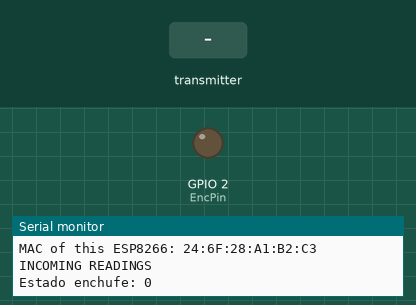
Recording of a sketch running on a simulated ESP8266 (NodeMCU). Parts: output pins drawn as LEDs (lit = HIGH), the last lines printed to the serial monitor. Inputs (shaded band) come from the test bench. A WiFi scan finds three made-up networks.

Above: at 3.2 s.
3.3 s: the transmitter starts sending incomingEnc = 0
At 4.8 s:
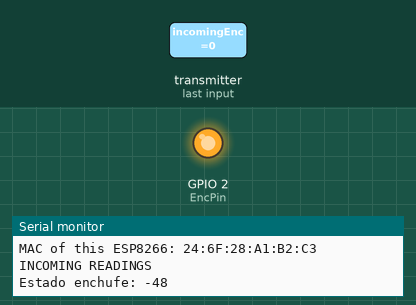
Timing chart, 0 to 6.3 s (numbered marks = the images above; inputs shaded):
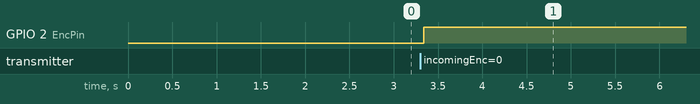

Measured:
- after the input at 3.3 s, GPIO 2 (EncPin): LOW → HIGH at once

The sketch:

Enc_WiFi.ino
```cpp
#include <ESP8266WiFi.h>
#include <espnow.h>
#include <Adafruit_Sensor.h>
#include <ESPAsyncTCP.h>
#include <ESPAsyncWebServer.h>
#include <FS.h>

uint8_t broadcastAddress[] = {0x3C, 0x71, 0xBF, 0x2E, 0x39, 0xF9};
int Enc = 0;
int incomingEnc = 0;
const long interval = 100;
unsigned long previousMillis = 0;
String success;
const uint8_t EncPin = 2;
const char* ssid = "SoyMateo";

void setup() {
  pinMode(EncPin, OUTPUT);
  Serial.begin(9600);
  WiFi.mode(WIFI_STA);
  int32_t channel = getWiFiChannel(ssid);
  WiFi.printDiag(Serial); // Uncomment to verify channel number before
  wifi_set_channel(channel);
  WiFi.printDiag(Serial);
  if (esp_now_init() != 0) {
    Serial.println("Error initializing ESP-NOW");
    return;
  }

  esp_now_set_self_role(ESP_NOW_ROLE_COMBO);
  esp_now_register_send_cb(OnDataSent);
  esp_now_add_peer(broadcastAddress, ESP_NOW_ROLE_COMBO, 1, NULL, 0);
  esp_now_register_recv_cb(OnDataRecv);
}

void loop() {
  unsigned long currentMillis = millis();
  if (currentMillis - previousMillis >= interval)
  {
    previousMillis = currentMillis;

    //esp_now_send(broadcastAddress, (uint8_t *) &Enc, sizeof(Enc));

    // Print incoming readings
    printIncomingReadings();
  }
}

void OnDataSent(uint8_t *mac_addr, uint8_t sendStatus)
{
  Serial.print("Estado del ultimo enviado: ");
  if (sendStatus == 0){
    Serial.println("Delivery success");
  }
  else{
    Serial.println("Delivery fail");
  }
}

void OnDataRecv(uint8_t * mac, uint8_t *incomingData, uint8_t len)
{
  memcpy(&incomingEnc, incomingData, sizeof(incomingEnc));
  incomingEnc = incomingEnc - 48;
  Serial.print("Bytes recibidos: ");
  Serial.println(len);
}

void printIncomingReadings(){
  // Display Readings in Serial Monitor
  Serial.print("MAC of this ESP8266: ");
  Serial.println(WiFi.macAddress());
  Serial.println("INCOMING READINGS");
  Serial.print("Estado enchufe: ");
  Serial.println(incomingEnc);
  digitalWrite(EncPin, incomingEnc);
}

int32_t getWiFiChannel(const char *ssid) {
  if (int32_t n = WiFi.scanNetworks()) {
      for (uint8_t i=0; i<n; i++) {
          if (!strcmp(ssid, WiFi.SSID(i).c_str())) {
              return WiFi.channel(i);
          }
      }
  }
  return 0;
}
```
